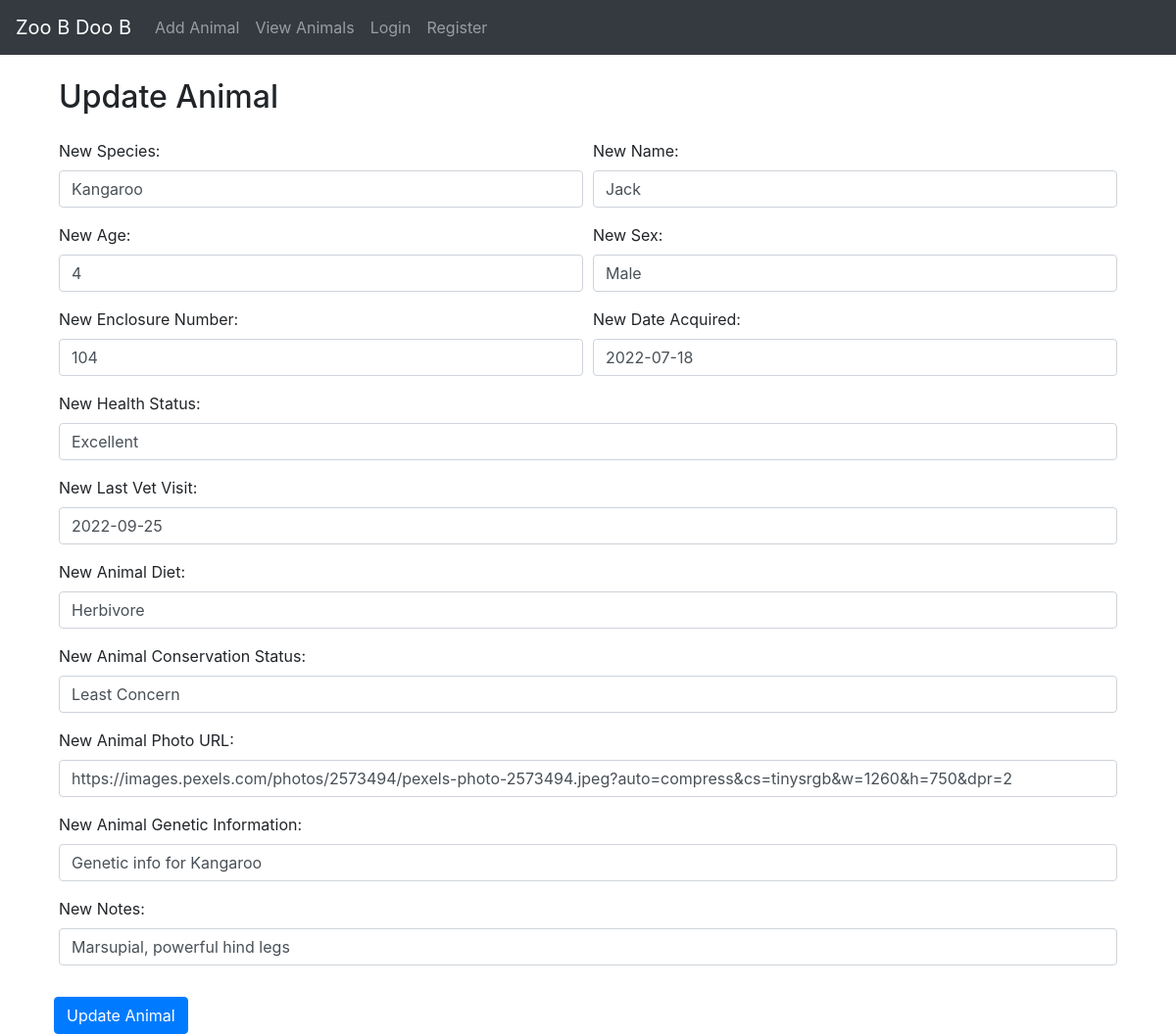
The page /update_animal/6 on the database its author committed.
### tables this page shows
CREATE TABLE animals (
        animal_id INTEGER PRIMARY KEY AUTOINCREMENT,
        species VARCHAR(50) NOT NULL,
        name VARCHAR(50) NOT NULL,
        age INT,
        sex VARCHAR(10),
        enclosure_number INT,
        date_acquired DATE,
        health_status VARCHAR(50),
        last_vet_visit DATE,
        diet VARCHAR(100),
        conservation_status VARCHAR(50),
        image_url VARCHAR(255),
        genetic_information TEXT,
        notes TEXT
    );

### app.py (the view, shortened to what this page needs)
@app.route('/update_animal/<int:animal_id>', methods=['GET', 'POST'])
def update_animal(animal_id):
    cur.execute("SELECT * FROM animals WHERE animal_id=?", (animal_id,))
    animal_tuple = cur.fetchone()
    if animal_tuple:
        animal = {
            'animal_id': animal_tuple[0],
            'species': animal_tuple[1],
            'name': animal_tuple[2],
            'age': animal_tuple[3],
            'sex': animal_tuple[4],
            'enclosure_number': animal_tuple[5],
            'date_acquired': animal_tuple[6],
            'health_status': animal_tuple[7],
            'last_vet_visit' : animal_tuple[8],
            'diet' : animal_tuple[9],
            'conservation_status' : animal_tuple[10],
            'image_url': animal_tuple[11],
            'genetic_information' : animal_tuple[12],
            'notes' : animal_tuple[13]
        }
        return render_template("update_animal.html", animal=animal)

### templates/update_animal.html (shortened to what this page needs)
{% extends "layout.html" %}
{% block content %}
    <div class="container mt-4">
        <h2 class="mb-4">Update Animal</h2>
        <form method="post" action="{{ url_for('update_animal', animal_id=animal['animal_id']) }}">
            <div class="form-row">
                <div class="form-group col-md-6">
                    <label for="new_species">New Species:</label>
                    <input type="text" class="form-control" id="new_species" name="new_species" value="{{ animal['species'] }}">
                </div>
                <div class="form-group col-md-6">
                    <label for="new_name">New Name:</label>
                    <input type="text" class="form-control" id="new_name" name="new_name" value="{{ animal['name'] }}">
                </div>
            </div>
            <div class="form-row">
                <div class="form-group col-md-6">
                    <label for="new_age">New Age:</label>
                    <input type="text" class="form-control" id="new_age" name="new_age" value="{{ animal['age'] }}">
                </div>
                <div class="form-group col-md-6">
                    <label for="new_sex">New Sex:</label>
                    <input type="text" class="form-control" id="new_sex" name="new_sex" value="{{ animal['sex'] }}">
                </div>
            </div>
            <div class="form-row">
                <div class="form-group col-md-6">
                    <label for="new_enclosure_number">New Enclosure Number:</label>
                    <input type="text" class="form-control" id="new_enclosure_number" name="new_enclosure_number" value="{{ animal['enclosure_number'] }}">
                </div>
                <div class="form-group col-md-6">
                    <label for="new_date_acquired">New Date Acquired:</label>
                    <input type="text" class="form-control" id="new_date_acquired" name="new_date_acquired" value="{{ animal['date_acquired'] }}">
                </div>
            </div>
            <div class="form-row">
                <div class="form-group col-md-12">
                    <label for="new_health_status">New Health Status:</label>
                    <input type="text" class="form-control" id="new_health_status" name="new_health_status" value="{{ animal['health_status'] }}">
                </div>
            </div>
            <div class="form-row">
                <div class="form-group col-md-12">
                    <label for="new_last_vet_visit">New Last Vet Visit:</label>
                    <input type="text" class="form-control" id="new_last_vet_visit" name="new_last_vet_visit" value="{{ animal['last_vet_visit'] }}">
                </div>
            </div>
            <div class="form-row">
                <div class="form-group col-md-12">
                    <label for="new_diet">New Animal Diet:</label>
                    <input type="text" class="form-control" id="new_diet" name="new_diet" value="{{ animal['diet'] }}">
                </div>
            </div>
            <div class="form-row">
                <div class="form-group col-md-12">
                    <label for="new_conservation_status">New Animal Conservation Status:</label>
                    <input type="text" class="form-control" id="new_conservation_status" name="new_conservation_status" value="{{ animal['conservation_status'] }}">
                </div>
            </div>
            <div class="form-row">
                <div class="form-group col-md-12">
                    <label for="new_image_url">New Animal Photo URL:</label>
                    <input type="text" class="form-control" id="new_image_url" name="new_image_url" value="{{ animal['image_url'] }}">
                </div>
            </div>
            <div class="form-row">
                <div class="form-group col-md-12">
                    <label for="new_genetic_information">New Animal Genetic Information:</label>
                    <input type="text" class="form-control" id="new_genetic_information" name="new_genetic_information" value="{{ animal['genetic_information'] }}">
                </div>
            </div>
            <div class="form-row">
                <div class="form-group col-md-12">
                    <label for="new_notes">New Notes:</label>
                    <input type="text" class="form-control" id="new_notes" name="new_notes" value="{{ animal['notes'] }}">
                </div>
            <button type="submit" class="btn btn-primary mt-3">Update Animal</button>
        </form>
    </div>
{% endblock %}

### static/style.css (style rules this page uses)
body, h1, h2, h3, p, ul, li { margin: 0; padding: 0; }
body { font-family: 'Arial', sans-serif; background-color: #d2e2cf; color: #333; }
.container { max-width: 800px; margin: 0 auto; }

### rows shown on the page
animals: new_species "Kangaroo", new_name "Jack", new_age "4", new_sex "Male", new_enclosure_number "104", new_date_acquired "2022-07-18", new_health_status "Excellent", new_last_vet_visit "2022-09-25", new_diet "Herbivore", new_conservation_status "Least Concern", new_image_url "https://images.pexels.com/photos/2573494/pexels-photo-2573494.jpeg?auto=compress&cs=tinysrgb&w=1260&h=750&dpr=2", new_genetic_information "Genetic info for Kangaroo", new_notes "Marsupial, powerful hind legs"
